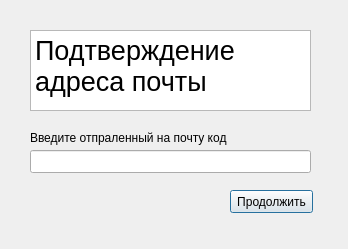
<?xml version="1.0" encoding="UTF-8"?>
<ui version="4.0">
 <class>Pdtmail</class>
 <widget class="QDialog" name="Pdtmail">
  <property name="geometry">
   <rect>
    <x>0</x>
    <y>0</y>
    <width>348</width>
    <height>249</height>
   </rect>
  </property>
  <property name="windowTitle">
   <string>Dialog</string>
  </property>
  <widget class="QLineEdit" name="lineEdit">
   <property name="geometry">
    <rect>
     <x>30</x>
     <y>150</y>
     <width>281</width>
     <height>23</height>
    </rect>
   </property>
  </widget>
  <widget class="QTextBrowser" name="textBrowser">
   <property name="geometry">
    <rect>
     <x>30</x>
     <y>30</y>
     <width>281</width>
     <height>81</height>
    </rect>
   </property>
   <property name="html">
    <string>&lt;!DOCTYPE HTML PUBLIC &quot;-//W3C//DTD HTML 4.0//EN&quot; &quot;http://www.w3.org/TR/REC-html40/strict.dtd&quot;&gt;
&lt;html&gt;&lt;head&gt;&lt;meta name=&quot;qrichtext&quot; content=&quot;1&quot; /&gt;&lt;meta charset=&quot;utf-8&quot; /&gt;&lt;style type=&quot;text/css&quot;&gt;
p, li { white-space: pre-wrap; }
hr { height: 1px; border-width: 0; }
li.unchecked::marker { content: &quot;\2610&quot;; }
li.checked::marker { content: &quot;\2612&quot;; }
&lt;/style&gt;&lt;/head&gt;&lt;body style=&quot; font-family:'Sans Serif'; font-size:9pt; font-weight:400; font-style:normal;&quot;&gt;
&lt;p style=&quot; margin-top:0px; margin-bottom:0px; margin-left:0px; margin-right:0px; -qt-block-indent:0; text-indent:0px;&quot;&gt;&lt;span style=&quot; font-size:20pt;&quot;&gt;Подтверждение адреса почты&lt;/span&gt;&lt;/p&gt;&lt;/body&gt;&lt;/html&gt;</string>
   </property>
  </widget>
  <widget class="QLabel" name="label">
   <property name="geometry">
    <rect>
     <x>30</x>
     <y>130</y>
     <width>231</width>
     <height>16</height>
    </rect>
   </property>
   <property name="text">
    <string>Введите отпраленный на почту код</string>
   </property>
  </widget>
  <widget class="QPushButton" name="pushButton">
   <property name="geometry">
    <rect>
     <x>230</x>
     <y>190</y>
     <width>83</width>
     <height>23</height>
    </rect>
   </property>
   <property name="text">
    <string>Продолжить</string>
   </property>
  </widget>
 </widget>
 <resources/>
 <connections/>
</ui>
